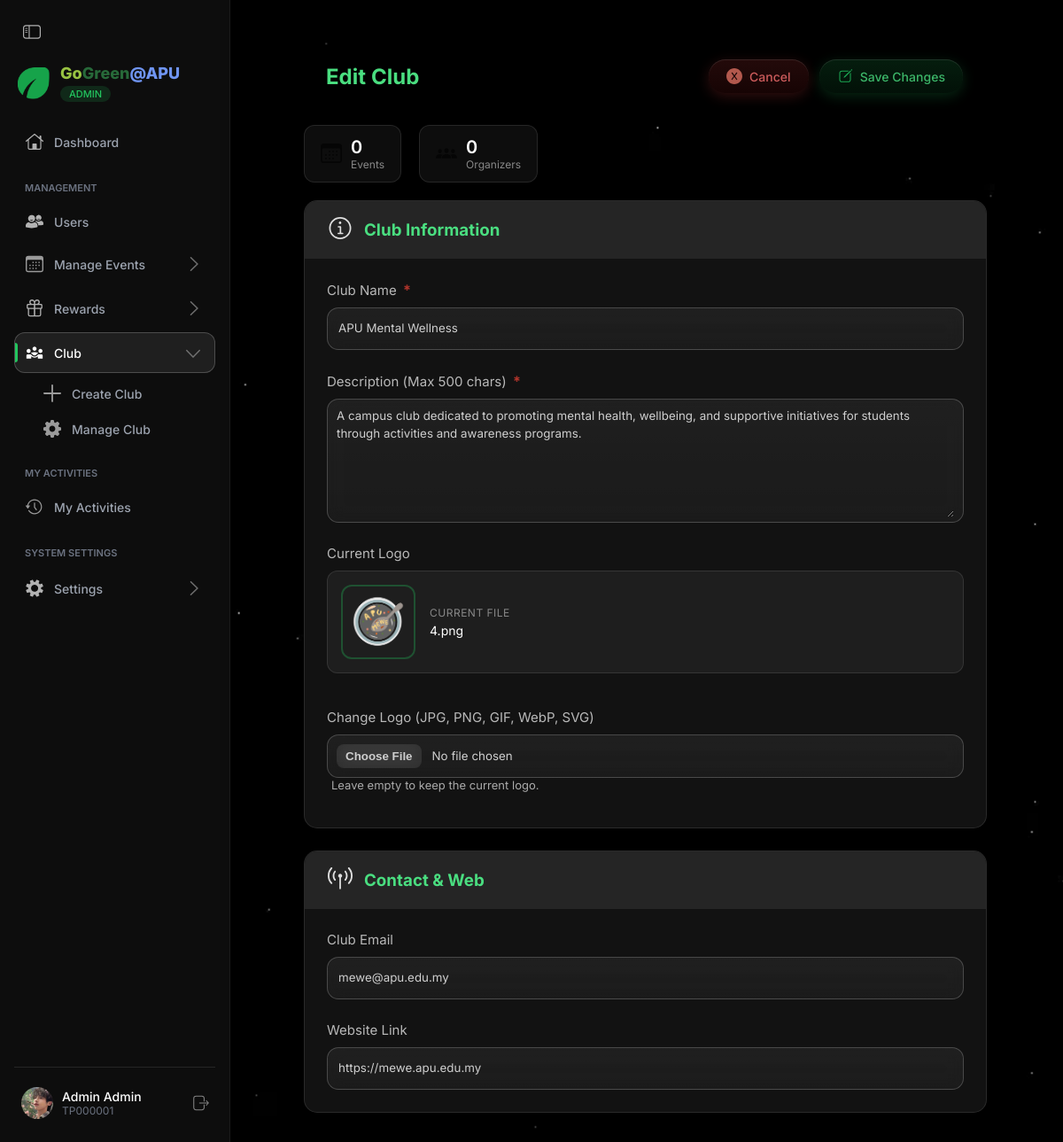
/frontend/admin/club/manage_club.php?id=4 (signed in), run on the app's committed database.
### tables this page shows
CREATE TABLE `users` (
  `id` bigint(20) NOT NULL,
  `apkey` varchar(15) NOT NULL,
  `password` varchar(200) NOT NULL,
  `role` varchar(20) NOT NULL,
  `first_name` varchar(50) NOT NULL,
  `last_name` varchar(50) NOT NULL,
  `avatar_path` varchar(250) DEFAULT NULL,
  `dob` date NOT NULL,
  `gender` enum('Male','Female') NOT NULL,
  `phone_no` varchar(20) NOT NULL,
  `security_quest1` varchar(100) NOT NULL,
  `security_quest2` varchar(100) NOT NULL,
  `security_quest3` varchar(100) NOT NULL,
  `security_ans1` varchar(100) NOT NULL,
  `security_ans2` varchar(100) NOT NULL,
  `security_ans3` varchar(100) NOT NULL,
  `created_at` datetime NOT NULL DEFAULT CURRENT_TIMESTAMP,
  `updated_at` datetime DEFAULT NULL,
  `last_login` datetime DEFAULT NULL
);

CREATE TABLE `clubs` (
  `id` bigint(11) NOT NULL,
  `name` varchar(50) NOT NULL,
  `description` varchar(500) NOT NULL,
  `logo_path` varchar(100) NOT NULL,
  `email` varchar(100) NOT NULL,
  `website_link` varchar(250) NOT NULL
);

### frontend/admin/club/manage_club.php (the view, shortened to what the rows shown need)
<!DOCTYPE html>
<html lang="en">
<head>
    <?php
    include($_SERVER['DOCUMENT_ROOT'] . '/GoGreen-APU/includes/head.php');
    include($_SERVER['DOCUMENT_ROOT'] . '/GoGreen-APU/backend/admin/club/manage_club.php');
    ?>
    <link rel="stylesheet" href="/GoGreen-APU/assets/css/organizer/sidebar.css">
    <link rel="stylesheet" href="/GoGreen-APU/assets/css/admin/club/create_club.css">
    <link rel="stylesheet" href="/GoGreen-APU/assets/css/admin/club/manage_club.css">
</head>
<body>
    <?php
    $page_name = 'club';
    include($_SERVER['DOCUMENT_ROOT'] . '/GoGreen-APU/frontend/admin/sidebar.php');
    ?>
    <main>
        <section class="page-content">
            <?php if ($club): ?>
                <form action="/GoGreen-APU/actions/admin/club/update_club.php" method="post"
                    enctype="multipart/form-data" id="club-info-form">
                    <div class="page-header">
                        <h2>Edit Club</h2>
                        <div class="header-actions">
                            <a href="/GoGreen-APU/frontend/admin/club/index.php" class="btn-discard" style="text-decoration:none; display:flex; align-items:center; gap:8px;">
                                <img src="/GoGreen-APU/assets/icons/x.circle.fill.svg" alt="">
                                <span>Cancel</span>
                            </a>
                            <button type="submit" class="btn-save" value="Save Changes">
                                <img src="/GoGreen-APU/assets/icons/square.and.pencil.svg" alt="">
                                <span>Save Changes</span>
                            </button>
                        </div>
                    </div>
                    <div class="club-stats">
                        <div class="club-stat-item">
                            <img src="/GoGreen-APU/assets/icons/my_events.svg" alt="Events">
                            <div class="stat-info">
                                <span class="stat-value"><?php echo $event_count; ?></span>
                                <span class="stat-label">Events</span>
                            </div>
                        </div>
                        <div class="club-stat-item">
                            <img src="/GoGreen-APU/assets/icons/person.3.fill.svg" alt="Organizers">
                            <div class="stat-info">
                                <span class="stat-value"><?php echo $organizer_count; ?></span>
                                <span class="stat-label">Organizers</span>
                            </div>
                        </div>
                    </div>
                    <div class="form-part">
                        <div class="form-part-header">
                            <span><img src="/GoGreen-APU/assets/icons/info.circle.svg" alt=""></span>
                            <h3>Club Information</h3>
                        </div>
                        <div class="form-part-content">
                            <div class="form-field">
                                <label for="club_name">Club Name <span class="required-star">*</span></label>
                                <div class="txt-container glass-effect-border">
                                    <input type="text" name="club_name" id="club_name" required
                                        value="<?php echo htmlspecialchars($club['name']); ?>">
                                </div>
                            </div>
                            <div class="form-field">
                                <label for="description">Description (Max 500 chars) <span class="required-star">*</span></label>
                                <div class="txt-container glass-effect-border">
                                    <textarea name="description" id="description" maxlength="500" required style="height: 120px;"><?php echo htmlspecialchars($club['description']); ?></textarea>
                                </div>
                            </div>
                            <div class="form-field">
                                <label>Current Logo</label>
                                <div class="current-logo-preview">
                                    <?php if (!empty($club['logo_path']) && $club['logo_path'] !== 'default.png'): ?>
                                        <img src="/GoGreen-APU/assets/images/club/<?php echo htmlspecialchars($club['logo_path']); ?>" alt="Club Logo">
                                        <div class="logo-info">
                                            <span class="logo-label">Current File</span>
                                            <span class="logo-name"><?php echo htmlspecialchars($club['logo_path']); ?></span>
                                        </div>
                                    <?php endif; ?>
                                </div>
                            </div>
                            <div class="form-field">
                                <label for="club_logo">Change Logo (JPG, PNG, GIF, WebP, SVG)</label>
                                <div class="txt-container glass-effect-border">
                                    <input type="file" name="club_logo" id="club_logo" accept="image/*">
                                </div>
                                <p class="form-hint">Leave empty to keep the current logo.</p>
                            </div>
                        </div>
                    </div>
                    <div class="form-part">
                        <div class="form-part-header">
                            <span><img src="/GoGreen-APU/assets/icons/antenna.radiowaves.left.and.right.svg" alt=""></span>
                            <h3>Contact & Web</h3>
                        </div>
                        <div class="form-part-content">
                            <div class="form-field">
                                <label for="email">Club Email</label>
                                <div class="txt-container glass-effect-border">
                                    <input type="email" id="email" name="email"
                                        value="<?php echo htmlspecialchars($club['email'] ?? ''); ?>">
                                </div>
                            </div>
                            <div class="form-field">
                                <label for="website_link">Website Link</label>
                                <div class="txt-container glass-effect-border">
                                    <input type="url" id="website_link" name="website_link" placeholder="https://..."
                                        value="<?php echo htmlspecialchars($club['website_link'] ?? ''); ?>">
                                </div>
                            </div>
                        </div>
                    </div>
                </form>
            <?php endif; ?>
        </section>
    </main>
</body>
</html>

### frontend/admin/sidebar.php (shortened to what the rows shown need)
 <?php
    $current_user_id = $_SESSION['user_id'] ?? 0;
    $display_name = "Guest";
    $display_apkey = "TP000000";
    $display_avatar = "profile.jpg";
if ($current_user_id > 0) {
    $sql_sidebar = "SELECT first_name, last_name, apkey, avatar_path FROM users WHERE id = $current_user_id";
    $res_sidebar = mysqli_query($conn, $sql_sidebar);
        if ($res_sidebar && mysqli_num_rows($res_sidebar) > 0) {
            $user_db = mysqli_fetch_assoc($res_sidebar);
            $display_name = trim($user_db['last_name'] . ' ' . $user_db['first_name']);
            $display_apkey = $user_db['apkey'];
            $display_avatar = $user_db['avatar_path'] ?: 'profile.jpg';
        }
    }
    ?>
<div id="side_nav">
     <div id="bottom_profile">
         <a class="<?php echo ($page_name == 'profile') ? 'active' : ''; ?>" href="/GoGreen-APU/frontend/admin/account/index.php">
             <img class="usr_pic" src="/GoGreen-APU/assets/images/profile/<?php echo $display_avatar; ?>" alt="Profile">
             <div class="usr_info">
                 <span class="name"><?php echo htmlspecialchars($display_name); ?></span>
                 <span class="id_num"><?php echo htmlspecialchars($display_apkey); ?></span>
             </div>
         </a>
     </div>
</div>

### data on the page
users: avatar_path (picture), display_name "Admin Admin", apkey "TP000001"
clubs: club_name "APU Mental Wellness", description "A campus club dedicated to promoting mental health, wellbeing, and supportive initiatives for students through activities and awareness programs.", logo_path (picture), logo_path "4.png", email "mewe@apu.edu.my", website_link "https://mewe.apu.edu.my"

### other printed values
$event_count "0"
$organizer_count "0"
